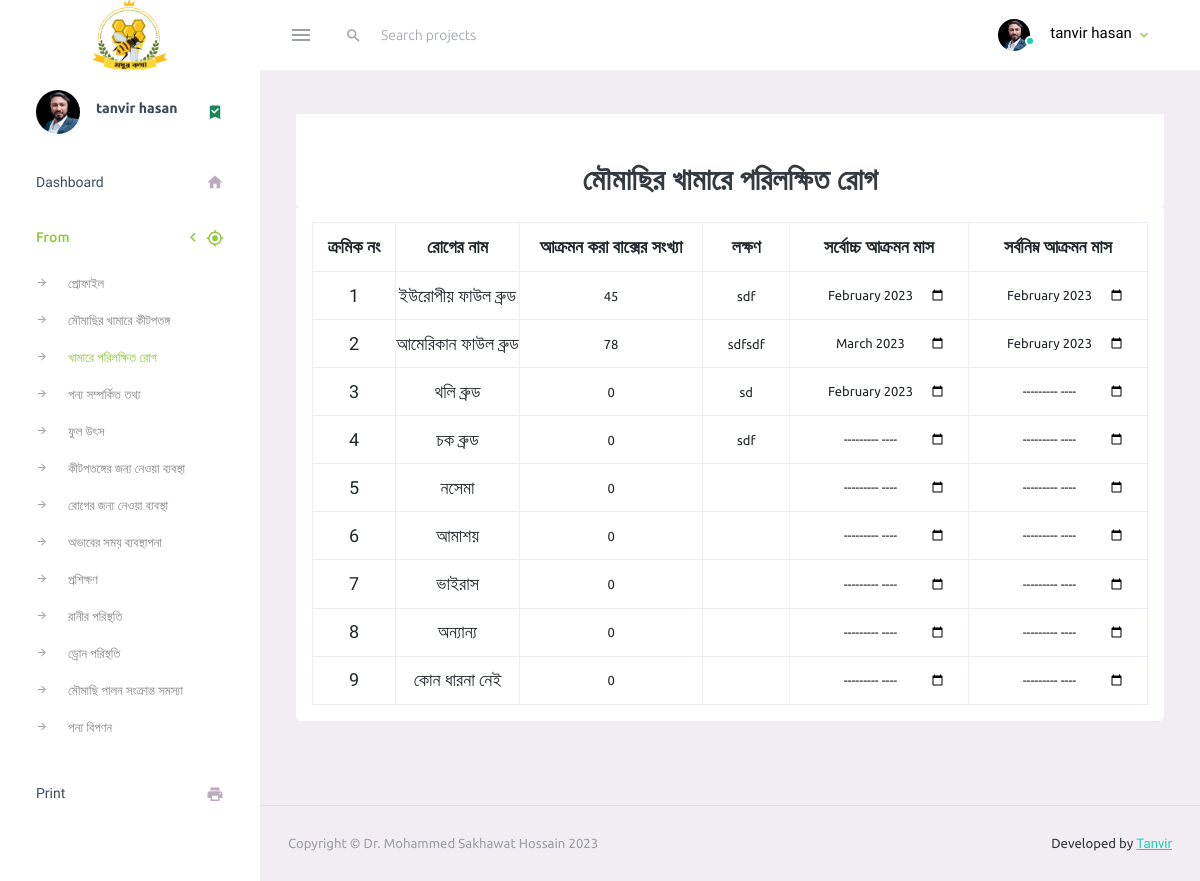
The page /khamer_rug13.php (signed in) on the database its author committed.
### tables this page shows
CREATE TABLE `khamerer_rug_13` (
  `id` int(10) NOT NULL,
  `user_id` int(155) NOT NULL,
  `ruger_name` varchar(255) NOT NULL,
  `box_sokha` int(10) NOT NULL,
  `lokkhon` varchar(255) NOT NULL,
  `max_akromon_mas` varchar(255) NOT NULL,
  `mini_akromon_mas` varchar(255) NOT NULL
);

### config/function.php (called while the page is built, shortened)
<?php
function SelectData($TableName, $moresql){
    global $conn;
    $sql = "SELECT * FROM $TableName $moresql";
    $select = mysqli_query($conn, $sql);
    return $select;
}
?>

### khamer_rug13.php (the view, shortened to what this page needs)
<?php
require_once "inc/header.php";
?>
<div class="row justify-content-md-center">
    <div class="col-12">
        <div class="text-center bg-white table-title">
            <h2 class="p-2 m-0 pt-5">মৌমাছির খামারে পরিলক্ষিত রোগ</h2>
        </div>
        <div class="card p-3 form_tabkle">
            <form action="" method="post">
                <table class="table table-bordered">
                    <tr>
                        <th>ক্রমিক নং</th>
                        <th> রোগের নাম</th>
                        <th>আক্রমন করা বাক্সের সংখ্যা</th>
                        <th>লক্ষণ</th>
                        <th>সর্বোচ্চ আক্রমন মাস</th>
                        <th>সর্বনিম্ন আক্রমন মাস</th>
                    </tr>
                    <?php
                    $i = 1;
                    $data = SelectData('khamerer_rug_13', "WHERE user_id='$id_user'");
                    while ($row = $data->fetch_object()) { ?>
                        <tr>
                            <td><?= $i++; ?></td>
                            <td><?= $row->ruger_name ?></td>
                            <td><input type="text" id="box_sokha_<?php echo $row->id ?>" value="<?= $row->box_sokha ?>" class="form-control"></td>
                            <td><input type="text" id="lokkhon_<?php echo $row->id ?>" value="<?= $row->lokkhon ?>" class="form-control"></td>
                            <td><input type="month" id="max_akromon_mas_<?php echo $row->id ?>" value="<?= $row->max_akromon_mas ?>" class="form-control"></td>
                            <td><input type="month" id="mini_akromon_mas_<?php echo $row->id ?>" value="<?= $row->mini_akromon_mas ?>" class="form-control"></td>
                        </tr>
                    <?php } ?>
                </table>
            </form>
        </div>
    </div>
</div>
<?php require_once "inc/footer.php" ?>

### rows shown on the page
khamerer_rug_13: ruger_name "ইউরোপীয় ফাউল ব্রুড", box_sokha "45", lokkhon "sdf", max_akromon_mas "2023-02", mini_akromon_mas "2023-02"
khamerer_rug_13: ruger_name "আমেরিকান ফাউল ব্রুড", box_sokha "78", lokkhon "sdfsdf", max_akromon_mas "2023-03", mini_akromon_mas "2023-02"
khamerer_rug_13: ruger_name "থলি ব্রুড", box_sokha "0", lokkhon "sd", max_akromon_mas "2023-02"
khamerer_rug_13: ruger_name "চক ব্রুড", box_sokha "0", lokkhon "sdf"
khamerer_rug_13: ruger_name "নসেমা", box_sokha "0"
khamerer_rug_13: ruger_name "আমাশয়", box_sokha "0"
khamerer_rug_13: ruger_name "ভাইরাস", box_sokha "0"
khamerer_rug_13: ruger_name "অন্যান্য", box_sokha "0"
khamerer_rug_13: ruger_name "কোন ধারনা নেই", box_sokha "0"

### other values the page prints
UserData($userid, 'name') "tanvir hasan"
